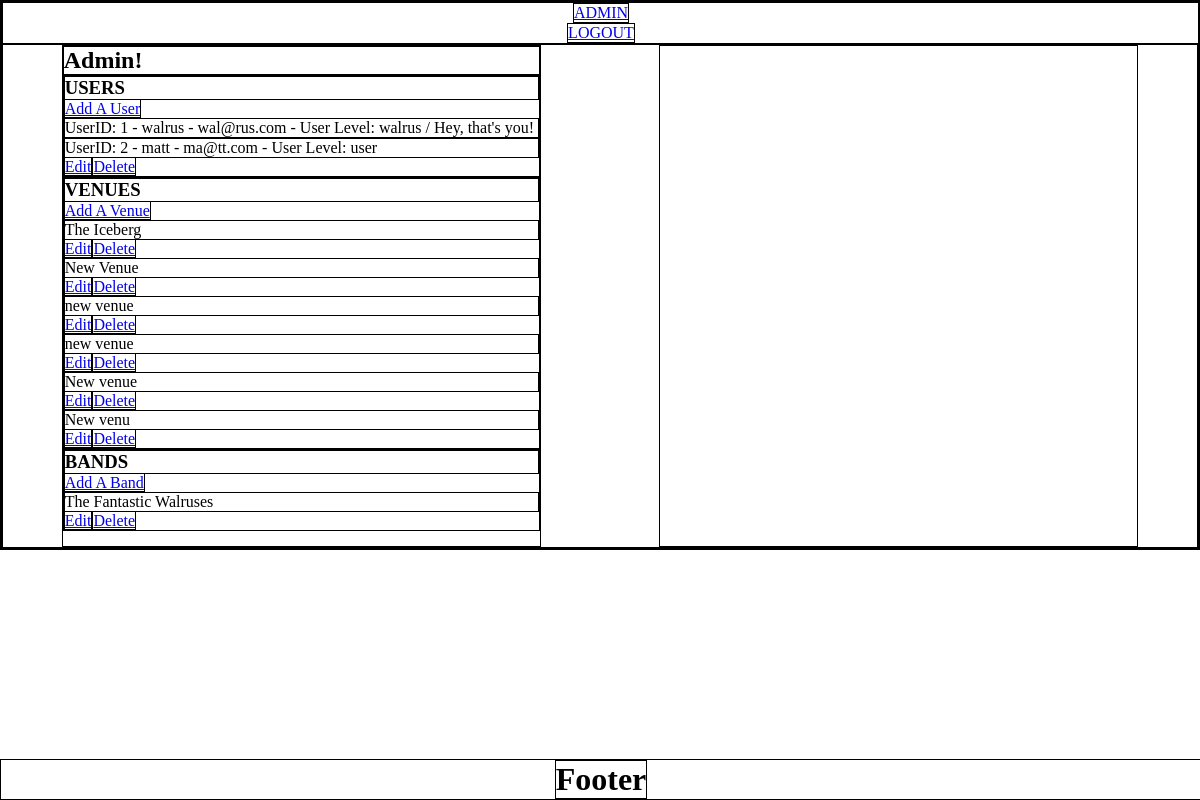
The page /admin (signed in) on the database its author committed.
### app/models.py (models this page shows, shortened)
class User(UserMixin, Model):
    username = CharField(unique=True)
    email = CharField(unique=True, max_length=256)
    password = CharField(max_length=128)
    avatar = BlobField(default="default.png")
    city = CharField()
    state = CharField()
    zip = CharField()
    user_level = CharField(default="user")
    class Meta:
        database = DATABASE

class Venue(Model):
    name = CharField()
    img = BlobField(default="default_venue.png")
    about = CharField()
    address = CharField()
    city = CharField()
    state = CharField()
    zip = CharField()
    class Meta:
        database = DATABASE

class Band(Model):
    name = CharField()
    about = CharField()
    genre = CharField()
    themes = CharField()
    img = BlobField(default="default_band.png")
    bigimg = BlobField(default="default_band_bg.png")
    class Meta:
        database = DATABASE

### app/routes.py (the view)
@app.route('/admin')
@login_required
def admin():
    if current_user.user_level != "walrus":
        flash("Not authorized to access this page", "error")
        return redirect(url_for('index'))
    users = models.User.select()
    venues = models.Venue.select()
    bands = models.Band.select()
    return render_template('admin.html', users=users, venues=venues, bands=bands)

### app/__init__.py (called while the page is built)
@login_manager.user_loader
def load_user(userid):
    try:
        return User.get(User.id == userid)
    except DoesNotExist:
        return None

@app.before_request
def before_request():
    g.db = DATABASE
    g.db.connect()
    g.user = current_user

@app.after_request
def after_request(response):
    g.db.close()
    return response

### app/templates/admin.html (shortened to what this page needs)
{% extends "layout.html" %}
{% block sidebar %}
<h2>Admin!</h2>
    <div class="user-wrapper">
        <h3>USERS</h3>
        <a href="/admin/add_user">Add A User</a>
        {% for user in users %}
        {% if user.user_level == "walrus" %}
            {% if user == current_user %}
            <p class="current_admin">UserID: {{user.id }} - {{ user.username }} - {{ user.email}} - User Level: {{ user.user_level }} / Hey, that's you!</p>
            {% else %}
            <p class="admin">UserID: {{user.id }} - {{ user.username }} - {{ user.email}} - User Level: {{ user.user_level }}</p>
            <a href="{{ url_for('admin_edit_user', id=user.id) }}">Edit</a><a href="{{ url_for('delete_user', id=user.id) }}" class="delete_button">Delete</a>
            {%endif%}
        {% endif %}
        {% if user.user_level != "walrus" %}
        <p>UserID: {{user.id }} - {{ user.username }} - {{ user.email}} - User Level: {{ user.user_level }}</p>
        <a href="{{ url_for('admin_edit_user', id=user.id) }}">Edit</a><a href="{{ url_for('delete_user', id=user.id) }}" class="delete_button">Delete</a>
        {% endif %}
        {% endfor %}
    </div>
    <div class="venue-wrapper">
        <h3>VENUES</h3>
        <a href="/admin/add_venue">Add A Venue</a>
        {% for venue in venues %}
        <p>{{ venue.name }}</p>
        <a href="#">Edit</a><a href="#" class="delete_button">Delete</a>
        {% endfor %}
    </div>
    <div class="band-wrapper">
        <h3>BANDS</h3>
        <a href="/admin/add_band">Add A Band</a>
        {% for band in bands %}
        <p>{{ band.name }}</p>
        <a href="#">Edit</a><a href="#" class="delete_button">Delete</a>
        {% endfor %}
    </div>
{% endblock %}

### app/templates/layout.html (shortened to what this page needs)
<!DOCTYPE html>
<html lang="en">
<head>
    <link rel=stylesheet type=text/css href="{{ url_for('static', filename='css/styles.css') }}">
</head>
<body>
    <header>
        {% include '/header.html' %}
    </header>
    <main>
        <div class="sidebar">
            {% block sidebar %}
            {% endblock %}
        </div>
        <div class="main-content">
        </div>
    </main>
    <footer>
        {% include '/footer.html' %}
    </footer>
</body>
</html>

### app/templates/header.html (shortened to what this page needs)
{% block header %}
{% if g.user.is_authenticated %}
<a  href="/logout">LOGOUT</a>
{% else %}
<a  href="/login">LOGIN</a>
{% endif %}
{% if g.user.user_level == "walrus" %}
<a href="/admin">ADMIN</a>
{% endif %}
{% endblock %}

### app/templates/footer.html
{% block footer %}
<h1>Footer</h1>
{% endblock %}

### app/static/css/styles.css (style rules this page uses)
* { margin: 0 auto; padding: 0; border: 1px solid black; }
main { display: flex; align-items: center; }
header { height: auto; width: 100%; display: flex; flex-direction: column-reverse; justify-content: center; }
footer { position: fixed; display: flex; flex-direction: column-reverse; width: 100%; left: 0; bottom: 0; margin: 0 auto; }
.sidebar, .main-content { height: 500px; width: 40%; }

### rows shown on the page
User: id "1", username "walrus", email "wal@rus.com", user_level "walrus"
User: id "2", username "matt", email "ma@tt.com", user_level "user"
Venue: name "The Iceberg"
Venue: name "New Venue"
Venue: name "new venue"
Venue: name "new venue"
Venue: name "New venue"
Venue: name "New venu"
Band: name "The Fantastic Walruses"
